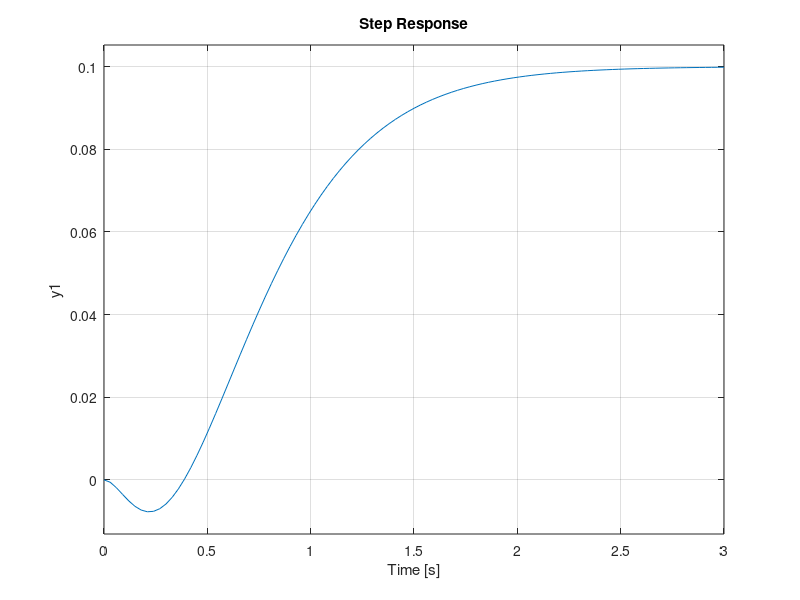

This figure's MATLAB source:
clear, close all, clc;

%% Define system parameters
%Constants
m_p = 0.215;    %(kg)       Pendulum mass
m_c = 1.608;    %(kg)       Cart mass
L   = 0.314;    %(m)        Effective pendulum half-length
I_o = 7.06e-3;  %(kg.m^2)   Pendulum moment of inertia about centre of mass
R   = 0.16;     %(ohm)      Motor terminal resistance
r   = 0.0184;   %(m)        Pinion radius
k_g = 3.71;     %(m/m)      Gearing ratio
k_m = 0.0168;   %(V.s/rad)  Motor back EMF constant
c   = 0;        %(N.s/m)    Damping on cart
g   = 9.81;     %(m/s^2)    Acceleration due to gravity
dx  = 0.1;      %(m)        Step size of cart.

%Matricies
A3_2 = (-m_p^2*L^2*g)/((m_c + m_p)*I_o + m_c*m_p*L^2);
A3_3 = (I_o + m_p*L^2)*(c*R*r^2 + k_m^2*k_g^2)/(((m_c + m_p)*I_o + m_c*m_p*L^2)*R*r^2);
A4_2 = (m_c + m_p)*m_p*L*g/((m_c + m_p)*I_o + m_c*m_p*L^2);
A4_3 = -m_p*L*(c*R*r^2 + k_m^2*k_g^2)/(((m_c + m_p)*I_o + m_c*m_p*L^2)*R*r^2);

A = [0,   0,    1,    0;
     0,   0,    0,    1;
     0,   A3_2, A3_3, 0;
     0,   A4_2, A4_3, 0];
 
B3 = -(I_o + m_p*L^2)*k_m*k_g/(((m_c + m_p)*I_o + m_c*m_p*L^2)*R*r);
B4 = m_p*L*k_m*k_g/(((m_c + m_p)*I_o + m_c*m_p*L^2)*R*r);

B = [0;0;B3;B4];

C = [1 0 0 0]; %eye(4); %make it eye(4) for the real thing, make it [1 0 0 0] so that only x is plotted for easy reading in matlab
D = 0;

%% Make state space object
sys = ss(A, B, C, D);

%check stability
eig(sys);

%% Design control gains
%Place poles method
%poles = [-1+5i, -1-5i, -1, -2];
poles = [-3 -4 -5 -6];
K = place(A, B, poles);
ACL = A - B*K;
sys = ss(ACL, B, C, D);

%tracking gain N
C1 = [1 0 0 0];
N = -inv(C1*inv(ACL)*B); 

%% Responses

sys.B = dx*N*sys.B; %As it is tracking a dx step input, also include tracking gain N


figure
step(sys);
